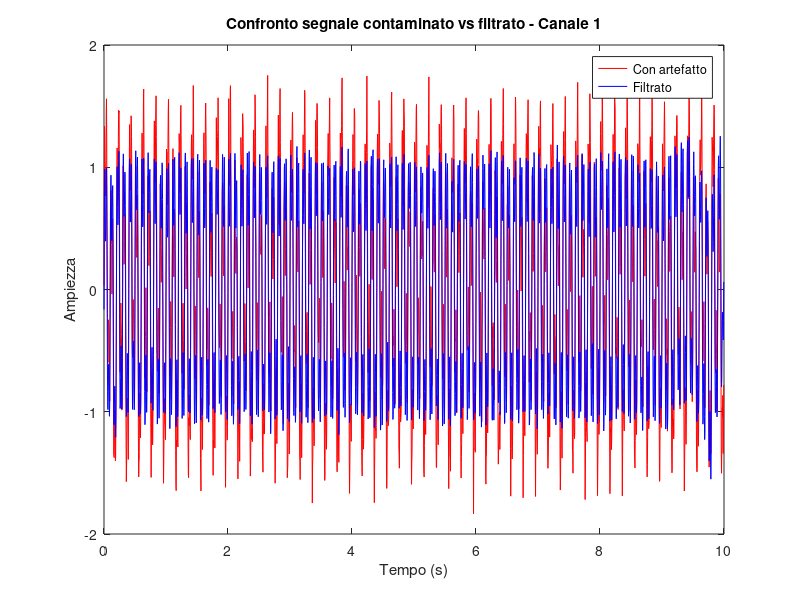

MATLAB code to generate this figure: (Note: this script raises an error after producing the figure.)
clc
clear
close all

function eeg_clean = remove_artifacts_eeg(eeg_in, fs)
% REMOVE_ARTIFACTS_EEG
% Rimuove artefatti da un segnale EEG multicanale.
%
% INPUT:
%   eeg_in : matrice [campioni x canali]
%   fs     : frequenza di campionamento
%
% OUTPUT:
%   eeg_clean : matrice [campioni x canali] filtrata
%
% Logica presa dalla funzione del prof (caso artif==5), adattata:
%   1) notch filter a 5 Hz per rimuovere l'artefatto che hai inserito
%   2) bandpass 1-40 Hz per mantenere la banda EEG utile

X = eeg_in;

% 1) Notch filter attorno a 5 Hz
[b_n, a_n] = butter(2, [4.5 5.5]/(fs/2), 'stop');
X = filtfilt(b_n, a_n, X);

% 2) Bandpass filter 1-40 Hz
[b, a] = butter(4, [1 40]/(fs/2), 'bandpass');
X = filtfilt(b, a, X);

eeg_clean = X;
end


% Parametri
fs = 250;               % frequenza di campionamento
T = 10;                 % durata del segnale in secondi
t = 0:1/fs:T-1/fs;      % vettore tempo

n_channels = 8;         % numero canali

f1 = 10;
f2 = 30;

noise_level = 0.1;
artifact_intensity = 0.5;

% Preallocazione
eeg_signal = zeros(n_channels, length(t));
eeg_signal_with_noise = zeros(n_channels, length(t));
eeg_signal_with_artifact = zeros(n_channels, length(t));

for ch = 1:n_channels

    % Segnale EEG base
    eeg_signal(ch,:) = sin(2*pi*f1*t) + 0.5*sin(2*pi*f2*t);

    % Rumore
    eeg_signal_with_noise(ch,:) = eeg_signal(ch,:) + noise_level*randn(size(t));

    % Artefatto a 5 Hz
    muscle_artifact = artifact_intensity*sin(2*pi*5*t);

    % Segnale contaminato
    eeg_signal_with_artifact(ch,:) = eeg_signal_with_noise(ch,:) + muscle_artifact;
end

% Formato tempo x canali
eeg_data = eeg_signal_with_artifact';

% Rimozione artefatti con la nuova funzione
eeg_clean = remove_artifacts_eeg(eeg_data, fs);

% Variabili finali per Simulink
eeg_final = [t' eeg_data];
eeg_final_clean = [t' eeg_clean];

% Grafico confronto sul canale 1
figure
plot(t, eeg_data(:,1), 'r')
hold on
plot(t, eeg_clean(:,1), 'b')
xlabel('Tempo (s)')
ylabel('Ampiezza')
title('Confronto segnale contaminato vs filtrato - Canale 1')
legend('Con artefatto', 'Filtrato')
grid onclc
clear
close all

% Parametri
fs = 250;               % frequenza di campionamento
T = 10;                 % durata del segnale in secondi
t = 0:1/fs:T-1/fs;      % vettore tempo

n_channels = 8;         % numero canali

f1 = 10;
f2 = 30;

noise_level = 0.1;
artifact_intensity = 0.5;

% Preallocazione
eeg_signal = zeros(n_channels, length(t));
eeg_signal_with_noise = zeros(n_channels, length(t));
eeg_signal_with_artifact = zeros(n_channels, length(t));

for ch = 1:n_channels

    % Segnale EEG base
    eeg_signal(ch,:) = sin(2*pi*f1*t) + 0.5*sin(2*pi*f2*t);

    % Rumore
    eeg_signal_with_noise(ch,:) = eeg_signal(ch,:) + noise_level*randn(size(t));

    % Artefatto a 5 Hz
    muscle_artifact = artifact_intensity*sin(2*pi*5*t);

    % Segnale contaminato
    eeg_signal_with_artifact(ch,:) = eeg_signal_with_noise(ch,:) + muscle_artifact;
end

% Formato tempo x canali
eeg_data = eeg_signal_with_artifact';

% Rimozione artefatti con la nuova funzione
eeg_clean = remove_artifacts_eeg(eeg_data, fs);

% Variabili finali per Simulink
eeg_final = [t' eeg_data];
eeg_final_clean = [t' eeg_clean];

% Grafico confronto sul canale 1
figure
plot(t, eeg_data(:,1), 'r')
hold on
plot(t, eeg_clean(:,1), 'b')
xlabel('Tempo (s)')
ylabel('Ampiezza')
title('Confronto segnale contaminato vs filtrato - Canale 1')
legend('Con artefatto', 'Filtrato')
grid on
